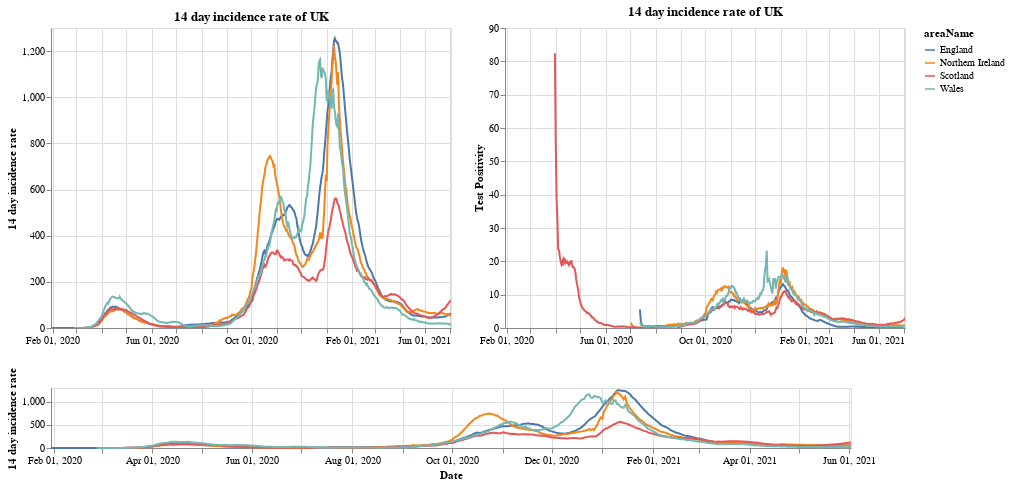

Source (notebook cell):
### Markdown cell above
# Plots

First a plot with each country in the UK. The top right shows the positivity rate for (which is the percentage of registered tests which were positive) while the top left is the 14 day incidence rate. The bottom chart can be used to select the timeframe (does not work on a mobile device).

### Code cell
#collapse
brush = alt.selection(type='interval', name='DateBrush',encodings=['x'],fields=['Time'])
leg_selection = alt.selection_multi(fields=['areaName'], bind='legend')

base = alt.Chart(uk_cases).mark_line().encode(
    x=alt.X("yearmonthdate(date):T", axis=alt.Axis(title='Date')),
    y=alt.Y("twoWeeklyCasesRate:Q", axis=alt.Axis(title='14 day incidence rate')),
    tooltip=['areaName', 'date','twoWeeklyCasesRate', 'testPositivity'],
    color='areaName',
    opacity=alt.condition(leg_selection, alt.value(2), alt.value(0.1))
).add_selection(leg_selection).properties(width=400)

upper = base.encode(alt.X('yearmonthdate(date):T', axis=alt.Axis(title=''),
                         scale=alt.Scale(domain=brush))
                   ).properties(title=f'14 day incidence rate of UK')
upper_right = upper.encode(alt.Y('testPositivity:Q', axis=alt.Axis(title='Test Positivity')))
lower = base.properties(height=60, width = 800).add_selection(brush)

(upper | upper_right) & lower

### Figure 1 — Vega-Lite specification as saved in the notebook (floating-point values rounded to 4 significant figures; data arrays with more than 128 entries replaced by an {"elided": "..."} marker saying what was removed)
{"config": {"view": {"continuousWidth": 400, "continuousHeight": 300}}, "vconcat": [{"hconcat": [{"mark": "line", "encoding": {"color": {"type": "nominal", "field": "areaName"}, "opacity": {"condition": {"value": 2, "selection": "selector001"}, "value": 0.1}, "tooltip": [{"type": "nominal", "field": "areaName"}, {"type": "temporal", "field": "date"}, {"type": "quantitative", "field": "twoWeeklyCasesRate"}, {"type": "quantitative", "field": "testPositivity"}], "x": {"type": "temporal", "axis": {"title": ""}, "field": "date", "scale": {"domain": {"selection": "DateBrush"}}, "timeUnit": "yearmonthdate"}, "y": {"type": "quantitative", "axis": {"title": "14 day incidence rate"}, "field": "twoWeeklyCasesRate"}}, "selection": {"selector001": {"type": "multi", "fields": ["areaName"], "bind": "legend"}}, "title": "14 day incidence rate of UK", "width": 400}, {"mark": "line", "encoding": {"color": {"type": "nominal", "field": "areaName"}, "opacity": {"condition": {"value": 2, "selection": "selector001"}, "value": 0.1}, "tooltip": [{"type": "nominal", "field": "areaName"}, {"type": "temporal", "field": "date"}, {"type": "quantitative", "field": "twoWeeklyCasesRate"}, {"type": "quantitative", "field": "testPositivity"}], "x": {"type": "temporal", "axis": {"title": ""}, "field": "date", "scale": {"domain": {"selection": "DateBrush"}}, "timeUnit": "yearmonthdate"}, "y": {"type": "quantitative", "axis": {"title": "Test Positivity"}, "field": "testPositivity"}}, "selection": {"selector001": {"type": "multi", "fields": ["areaName"], "bind": "legend"}}, "title": "14 day incidence rate of UK", "width": 400}]}, {"mark": "line", "encoding": {"color": {"type": "nominal", "field": "areaName"}, "opacity": {"condition": {"value": 2, "selection": "selector001"}, "value": 0.1}, "tooltip": [{"type": "nominal", "field": "areaName"}, {"type": "temporal", "field": "date"}, {"type": "quantitative", "field": "twoWeeklyCasesRate"}, {"type": "quantitative", "field": "testPositivity"}], "x": {"type": "temporal", "axis": {"title": "Date"}, "field": "date", "timeUnit": "yearmonthdate"}, "y": {"type": "quantitative", "axis": {"title": "14 day incidence rate"}, "field": "twoWeeklyCasesRate"}}, "height": 60, "selection": {"selector001": {"type": "multi", "fields": ["areaName"], "bind": "legend"}, "DateBrush": {"type": "interval", "encodings": ["x"], "fields": ["Time"]}}, "width": 800}], "data": {"name": "data-9fa490824422087430b9d29fb0c302da"}, "$schema": "https://vega.github.io/schema/vega-lite/v4.8.1.json", "datasets": {"data-9fa490824422087430b9d29fb0c302da": {"elided": "1868 records"}}}
